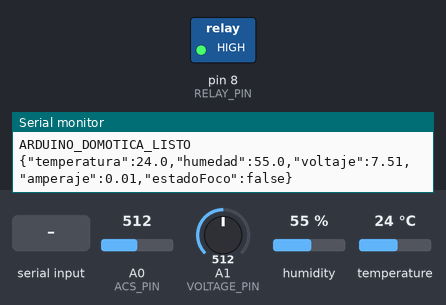
The sketch below on a simulated Arduino Uno, built with avr-gcc and run on an emulated ATmega328P. Shown: switched loads named in the sketch (green lamp = pin HIGH), the last lines printed to the serial monitor. The test bench sets the inputs (shaded band); at power-on: A0 (ACS_PIN) = 512, A1 (VOLTAGE_PIN) = 512, humidity 55 %, temperature 24 °C.

Above: at 1.2 s.
1.3 s: "LIGHT_ON\n" received over Serial
At 3.9 s:
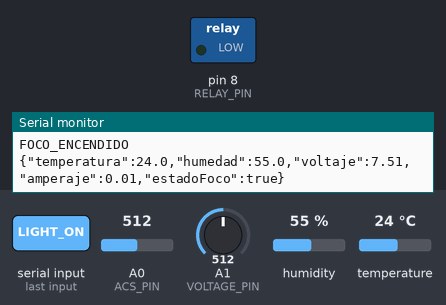
4.5 s: "LIGHT_OFF\n" received over Serial
At 6.7 s:
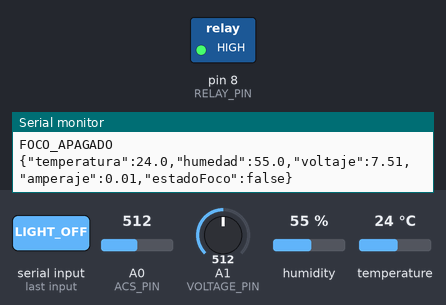
Timing chart, 0 to 8.2 s (numbered marks = the images above; inputs shaded):
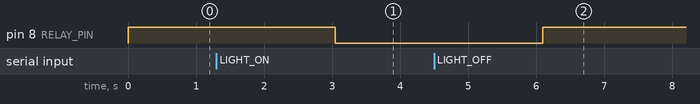

The sketch:

domatica.ino
```cpp
#include <DHT.h>

#define DHT_PIN 2
#define DHT_TYPE DHT11

#define ACS_PIN A0
#define VOLTAGE_PIN A1
#define RELAY_PIN 8

DHT dht(DHT_PIN, DHT_TYPE);

bool focoEncendido = false;
const float ACS_SENSITIVITY = 0.185;
const float VOLTAGE_RATIO = 3.0;


void setup() {

  Serial.begin(9600);
  dht.begin();
  pinMode(RELAY_PIN, OUTPUT);
  digitalWrite(RELAY_PIN, HIGH);
  Serial.println("ARDUINO_DOMOTICA_LISTO");
}

void loop() {

  recibirComando();

  float temperatura = dht.readTemperature();
  float humedad = dht.readHumidity();

  float corriente = leerCorriente();
  float voltaje = leerVoltaje();

  if (isnan(temperatura) || isnan(humedad)) {

    Serial.println("ERROR_DHT11");

  } else {

    Serial.print("{\"temperatura\":");
    Serial.print(temperatura, 1);

    Serial.print(",\"humedad\":");
    Serial.print(humedad, 1);

    Serial.print(",\"voltaje\":");
    Serial.print(voltaje, 2);

    Serial.print(",\"amperaje\":");
    Serial.print(corriente, 2);

    Serial.print(",\"estadoFoco\":");
    Serial.print(focoEncendido ? "true" : "false");

    Serial.println("}");
  }

  delay(3000);
}


void recibirComando() {

  if (Serial.available() > 0) {

    String comando = Serial.readStringUntil('\n');

    comando.trim();

    if (comando == "LIGHT_ON") {

      digitalWrite(RELAY_PIN, LOW);

      focoEncendido = true;

      Serial.println("FOCO_ENCENDIDO");
    }

    else if (comando == "LIGHT_OFF") {

      digitalWrite(RELAY_PIN, HIGH);

      focoEncendido = false;

      Serial.println("FOCO_APAGADO");
    }
  }
}


float leerCorriente() {

  int lectura = analogRead(ACS_PIN);

  float voltajeSensor = lectura * (5.0 / 1023.0);

  float corriente =
      (voltajeSensor - 2.5) / ACS_SENSITIVITY;
  if (corriente < 0) {
    corriente = 0;
  }

  return corriente;
}

float leerVoltaje() {

  int lectura = analogRead(VOLTAGE_PIN);

  float voltajeArduino =
      lectura * (5.0 / 1023.0);

  float voltajeEntrada =
      voltajeArduino * VOLTAGE_RATIO;

  return voltajeEntrada;
}
```

Measured:
- after the input at 1.3 s, pin 8 (RELAY_PIN): HIGH → LOW after 1.7 s
- after the input at 4.5 s, pin 8 (RELAY_PIN): LOW → HIGH after 1.6 s
